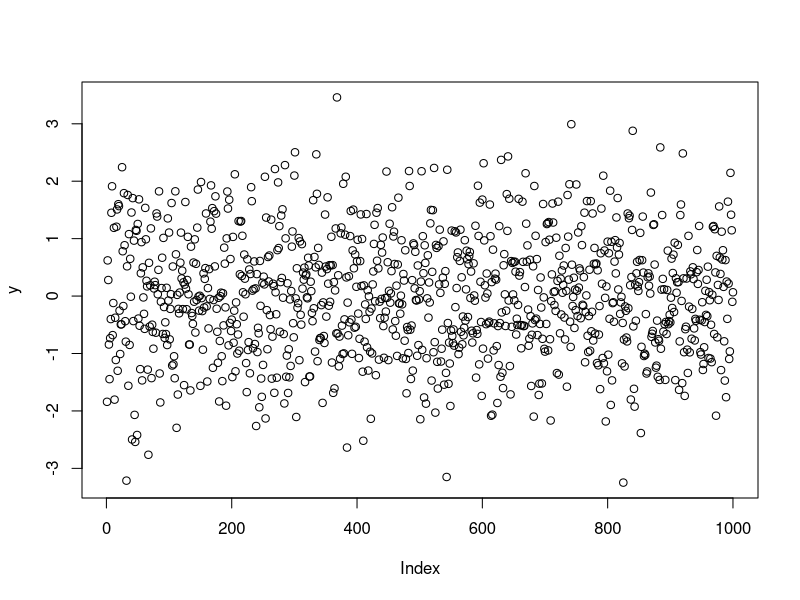
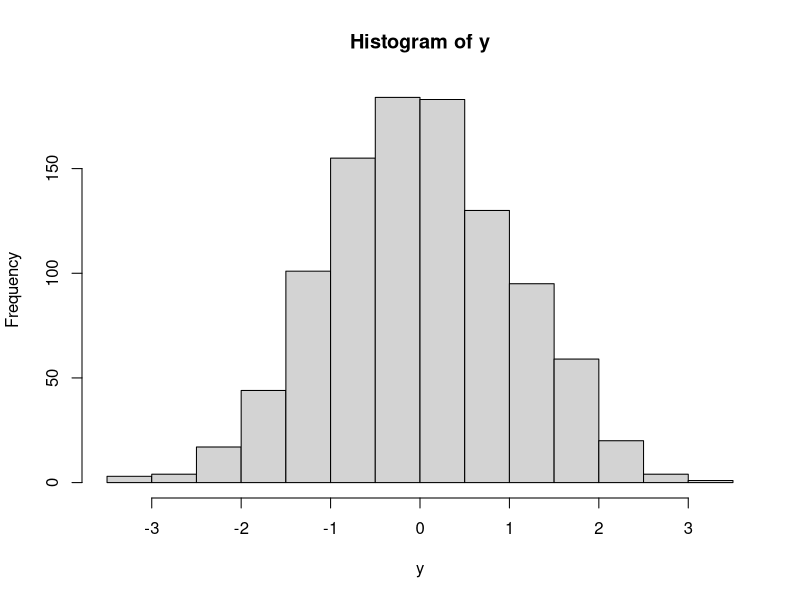
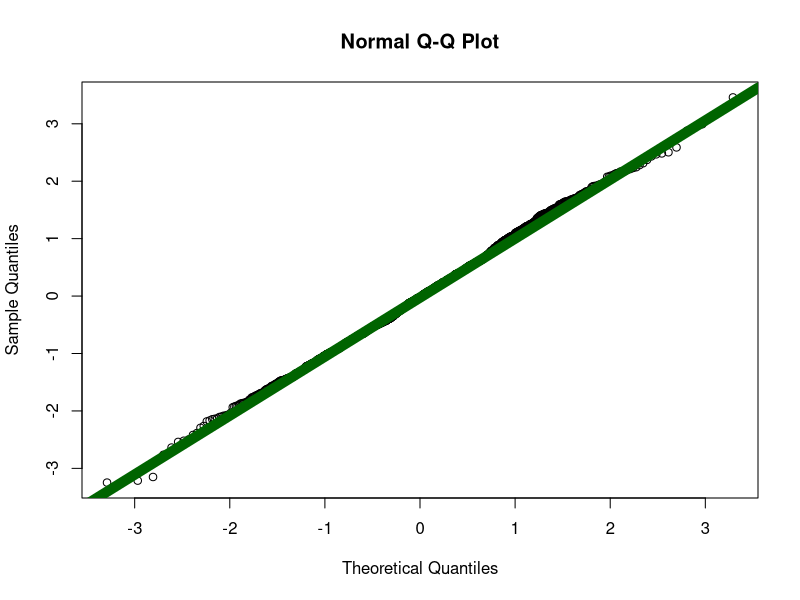
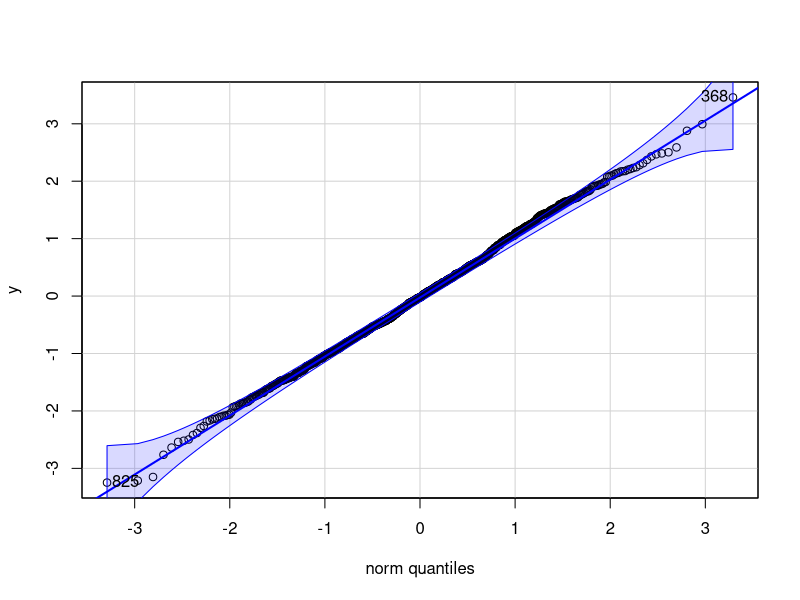

Write R code to recreate these figures, in order.
library(car)
# set.seed(500)
x <- 1:1000
y1 <- rnorm(1000)
y2 <- rlogis(1000)
y3 <- iris$Petal.Length
y4 <- x*x
y <- y1
plot(y)
hist(y)
qqnorm(y)
qqline(y, col = "darkgreen", lwd = 10)
qqPlot(y)
